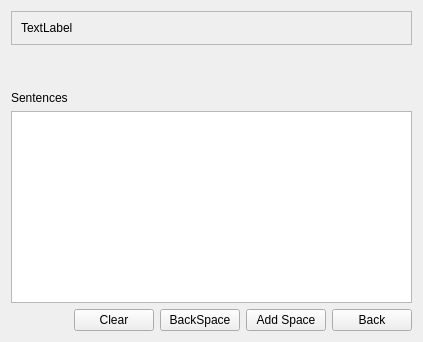
             <widget class="QWidget" name="page_8">
              <layout class="QGridLayout" name="gridLayout_4">
               <item row="4" column="2">
                <widget class="QPushButton" name="pushButton_23">
                 <property name="cursor">
                  <cursorShape>PointingHandCursor</cursorShape>
                 </property>
                 <property name="text">
                  <string>BackSpace</string>
                 </property>
                </widget>
               </item>
               <item row="3" column="0" colspan="5">
                <widget class="QTextEdit" name="textEdit">
                 <property name="font">
                  <font>
                   <pointsize>10</pointsize>
                  </font>
                 </property>
                </widget>
               </item>
               <item row="4" column="3">
                <widget class="QPushButton" name="pushButton_24">
                 <property name="cursor">
                  <cursorShape>PointingHandCursor</cursorShape>
                 </property>
                 <property name="text">
                  <string>Add Space</string>
                 </property>
                </widget>
               </item>
               <item row="4" column="1">
                <widget class="QPushButton" name="pushButton_22">
                 <property name="cursor">
                  <cursorShape>PointingHandCursor</cursorShape>
                 </property>
                 <property name="text">
                  <string>Clear</string>
                 </property>
                </widget>
               </item>
               <item row="4" column="4">
                <widget class="QPushButton" name="pushButton_25">
                 <property name="cursor">
                  <cursorShape>PointingHandCursor</cursorShape>
                 </property>
                 <property name="text">
                  <string>Back</string>
                 </property>
                </widget>
               </item>
               <item row="2" column="0">
                <widget class="QLabel" name="label_5">
                 <property name="text">
                  <string>Sentences</string>
                 </property>
                </widget>
               </item>
               <item row="1" column="0">
                <spacer name="verticalSpacer_4">
                 <property name="orientation">
                  <enum>Qt::Vertical</enum>
                 </property>
                 <property name="sizeHint" stdset="0">
                  <size>
                   <width>20</width>
                   <height>40</height>
                  </size>
                 </property>
                </spacer>
               </item>
               <item row="0" column="0" colspan="5">
                <widget class="QFrame" name="frame_18">
                 <property name="frameShape">
                  <enum>QFrame::StyledPanel</enum>
                 </property>
                 <property name="frameShadow">
                  <enum>QFrame::Raised</enum>
                 </property>
                 <layout class="QGridLayout" name="gridLayout_3">
                  <item row="1" column="0">
                   <widget class="QLabel" name="label_4">
                    <property name="text">
                     <string>TextLabel</string>
                    </property>
                   </widget>
                  </item>
                 </layout>
                </widget>
               </item>
              </layout>
             </widget>
